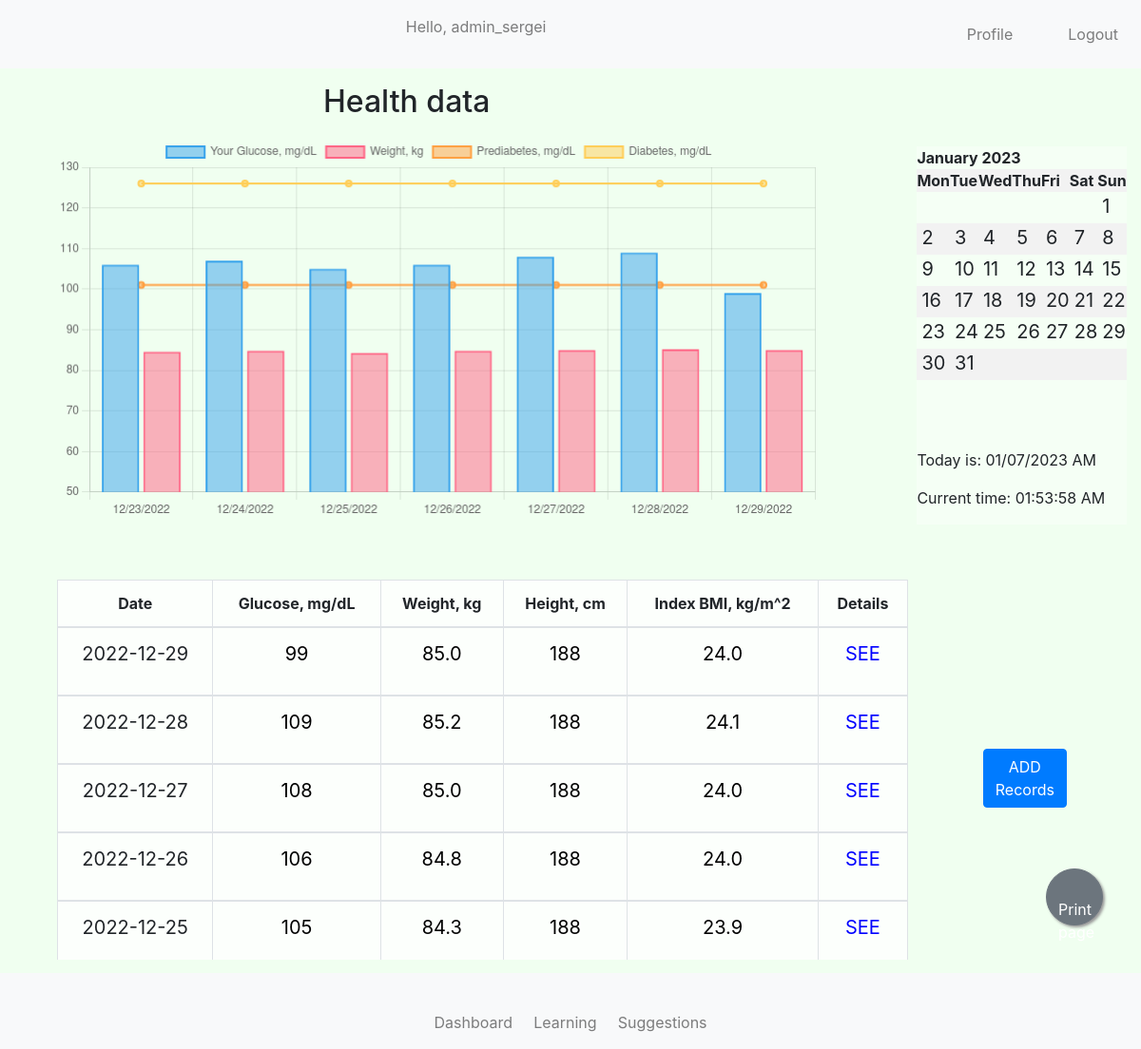
The app's page / (signed in) with its own data.
### dashboard/models.py (models this page shows, shortened)
class HealthData(models.Model):
    user = models.ForeignKey(User, on_delete=models.CASCADE)
    weight = models.FloatField()
    gl_level = models.IntegerField()
    height = models.IntegerField(default=180)
    day = models.DateField(default=now,editable=True)
    def bmi_calculate(self):
        return round(self.weight/((self.height/100)**2), 1)
    bmi = property(bmi_calculate)
    def __str__(self):
        return str(self.day)
    class Meta:
        verbose_name_plural = 'Health Data'

### user/views.py (the view)
# urls.py: 2. Add a URL to urlpatterns:  path('', views.home, name='home')
@login_required(login_url='user:login')
def home(request, year=datetime.now().year, month=datetime.now().strftime('%B')):
    month = month.capitalize()
    month_number = list(calendar.month_name).index(month)
    month_number = int(month_number)
    cal = HTMLCalendar().formatmonth(year, month_number)
    now = datetime.now()
    current_year = now.year
    time = now.strftime('%I:%M:%S %p')
    date = now.strftime('%m/%d/%Y %p')
    qs = HealthData.objects.filter(user=request.user)
    reverse_qs = HealthData.objects.filter(user=request.user).order_by('-day')
    x_gl = []
    x_w = []
    x_h = []
    bmi = []
    prediab = []
    diab = []
    y = []
    for data in qs:
        x_gl.append(data.gl_level)
        x_w.append(data.weight)
        x_h.append(data.height)
        bmi.append(round(data.weight/((data.height/100)**2), 1))
        prediab.append(101)
        diab.append(126)
        y.append(date_to_str(data.day))
    context = {"year": year,
                "month": month,
                "month_number": month_number,
                "cal": cal,
                "current_year": current_year,
                "time": time,
                "date": date,
                "health_data": qs,
                "table_data": reverse_qs,
                "glucose": x_gl,
                "prediab": prediab,
                "diab": diab,
                "weight": x_w,
                "height": x_h,
                "bmi": bmi,
                "day": y,
                }
    return render(request, 'base/home.html', context)

### user/utils.py (called while the page is built)
def date_to_str(date):
    date_time = date.strftime("%m/%d/%Y")
    return date_time

### templates/base/home.html (shortened to what this page needs)
{% extends 'base/base.html' %}
{% load static %}
{% block content %}
<div class="container">
    <div class="center">
        <h2>Health data</h2>
    </div>
    <div class="row">
        <div class="col-9">
            <div>
                <canvas id="Glucose"></canvas>
            </div>
            <script>
            const ctx = document.getElementById('Glucose');
            const mixedChart = new Chart(ctx, {
                type: 'bar',
                data: {
                    type: 'line',
                    labels: {{day|safe}},
                    datasets: [{
                        label: 'Your Glucose, mg/dL',
                        data: {{glucose|safe}},
                        borderWidth: 2,
                        }, {
                        label: 'Weight, kg',
                        data: {{weight|safe}},
                        borderWidth: 2,
                        },{
                        type: 'line',
                        labels: {{day|safe}},
                        label: 'Prediabetes, mg/dL',
                        data: {{prediab|safe}},
                        borderWidth: 2
                        }, {
                        type: 'line',
                        labels: {{day|safe}},
                        label: 'Diabetes, mg/dL',
                        data: {{diab|safe}},
                        borderWidth: 2
                    }]
                },
                options: {
                    scales: {
                        y: {
                        min: 50
                        }
                    }
                }
            });
            </script>
        </div>
        <div class="col-3">
            <div class="center">
                <div class="opaqueWhite">
                    {{ cal|safe }}
                    <br><br><br>
                    <p>Today is: {{ date }}</p>
                    <p>Current time: {{ time }}</p>
                </div>
            </div>
        </div>
    </div>
    <br><br>
    <div class="row">
        <div class="col-10" style="overflow-x:auto; height: 400px; overflow: auto">
            <table class="table table-hover table-bordered" style="background-color: rgba(255, 255, 255, 0.8); margin-left:auto; margin-right:auto; height: 400px">
                <thead>
                    <tr style="text-align:center">
                        <th>Date</th>
                        <th>Glucose, mg/dL</th>
                        <th>Weight, kg</th>
                        <th>Height, cm</th>
                        <th>Index BMI, kg/m^2</th>
                        <th>Details</th>
                    </tr>
                </thead>
            {% for data in table_data %}
                <tbody>
                    <tr style="text-align:center">
                        <td>
                            <p >{{ data }}</p>
                        </td>
                        <td>
                            <p style="color: black;">{{ data.gl_level }}</p>
                        </td>
                        <td>
                            <p style="color: black;">{{ data.weight }}</p>
                        </td>
                        <td>
                            <p style="color: black;">{{ data.height }}</p>
                        </td>
                        <td>
                            <p style="color: black;">{{ data.bmi}}</p>
                        </td>
                        <td>
                            <a href="{% url 'dashboard:show-health-data' data.id %}"
                            style="color: blue;"> SEE </a>
                        </td>
                    </tr>
                </tbody>
            {% endfor %}
        </table>
        </div>
        <div class="col-2">
            <br><br><br><br><br><br><br>
            <div class="center" role="toolbar" aria-label="Toolbar with button groups">
                <div class="btn-group mr-2" role="group" aria-label="Second group">
                    <a href="{%  url 'dashboard:add-health-data' %}" class="btn btn-primary">ADD Records</a>
                </div>
            </div>
        </div>
        <br>
    </div>
</div>
{% endblock %}

### templates/base/base.html (shortened to what this page needs)
<!doctype html>
{% load static %}
<html lang="en">
  <head>
    <link rel="stylesheet" href="https://cdn.jsdelivr.net/npm/bootstrap@4.5.3/dist/css/bootstrap.min.css">
    <link rel="stylesheet" type="text/css" href="{% static 'css/style.css' %}">
    <link href="{% static 'fontawesomefree/css/fontawesome.css' %}" rel="stylesheet" type="text/css">
    <link href="{% static 'fontawesomefree/css/brands.css' %}" rel="stylesheet" type="text/css">
    <link href="{% static 'fontawesomefree/css/solid.css' %}" rel="stylesheet" type="text/css">
  </head>
    <body style="
    background-position: center center;
    background-repeat: no-repeat;
    background-attachment: fixed;
    background-size: cover;
    background-color: honeydew;
    ">
       <nav class="navbar navbar-expand-lg navbar-light bg-light fixed-top">
            <div class="collapse navbar-collapse" id="navbarCollapse">
                 <div class="navbar-nav ml-auto" >
                    {% if user.is_authenticated %}
                         <p id="hello-msg" class="nav-item nav-link">Hello, {{ request.user }} &nbsp;&nbsp;&nbsp;</p>
                    {% endif %}
                 </div>
                 <div class="navbar-nav ml-auto">
                    {% if user.is_authenticated %}
                        <a href="{% url 'user:users-profile' %}" class="nav-item nav-link"><i class="far fa-address-card"></i>&nbsp;&nbsp;Profile &emsp;</a>
                        <a href="{% url 'user:logout' %}" class="nav-item nav-link"> <i class="fas fa-sign-out-alt"></i>&nbsp;&nbsp;Logout</a>
                    {% else %}
                         <a href="{% url 'user:login' %}" class="nav-item nav-link"><i class="fas fa-sign-in-alt"></i>&nbsp;&nbsp;Sign in</a>
                    {% endif %}
                </div>
            </div>
        </nav>
        <br><br>
    <div class="container">
        {% block content %}
        {% endblock %}
    </div>
    <br/>
      <nav class="navbar navbar-expand-lg navbar-light bg-light fixed-bottom py-6 ">
          <div class="container-fluid">
              <ul class="navbar-nav mx-auto text-center nav-justified">
                  {% if user.is_authenticated %}
                  <li class="nav-item">
                      <a class="nav-link" href="{% url 'user:users-home' %}"><i class="fas fa-home"></i>Dashboard</a>
                  </li>
                  <li class="nav-item">
                      <a class="nav-link" href="{% url 'learning:list-cards' %}">
                          <i class="fa-solid fa-graduation-cap"></i><br>Learning</a>
                  </li>
                  <li class="nav-item" >
                    <a class="nav-link" href="{% url 'suggestions:get-health-answers' %}">
                      <i class="fa-solid fa-comment-medical"></i><br>Suggestions</a>
                  </li>
                  <a  class="btn btn-secondary" style="position:fixed;
                  width:60px;
                  height:60px;
                  bottom:130px;
                  right:40px;
                  border-radius:50px;
                  text-align:center;
                  box-shadow: 2px 2px 3px #999;"
                  onclick="window.print()" target="_blank"><i class="fa-solid fa-print"></i>Print page</a>
                  {% endif %}
              </ul>
          </div>
      </nav>
  </body>
</html>

### static/css/style.css (style rules this page uses)
.opaqueWhite { background-color: rgba(255, 255, 255, 0.3); display: inline-block }
table { width: 100%; }
tr { width: 70px; }
body { padding-top: 30px; padding-bottom: 70px; }
nav { position:fixed; max-height: 100px; }
.center { margin: auto; width: 50%; padding: 10px; }

### templates/base/home.html (style rules this page uses)
tr:nth-child(even) { background-color: #f2f2f2 }
td { padding-left: 5px; padding-bottom:3px; font-size:20px; }

### records on screen
HealthData: day "2022-12-29", gl_level "99", weight "85.0", height "188", bmi "24.0"
HealthData: day "2022-12-28", gl_level "109", weight "85.2", height "188", bmi "24.1"
HealthData: day "2022-12-27", gl_level "108", weight "85.0", height "188", bmi "24.0"
HealthData: day "2022-12-26", gl_level "106", weight "84.8", height "188", bmi "24.0"
HealthData: day "2022-12-25", gl_level "105", weight "84.3", height "188", bmi "23.9"

### other values on screen
{{ request.user }} "admin_sergei"
{{ cal|safe }} "January 2023 Mon Tue Wed Thu Fri Sat Sun 1 2 3 4 5 6 7 8 9 10 11 12 13 14 15 16 17 18 19 20 21 22 23 24 25 26 27 28 29 30 31"
{{ time }} "01:53:58 AM"
chart data {{ day|safe }} ['12/23/2022', '12/24/2022', '12/25/2022', '12/26/2022', '12/27/2022', '12/28/2022', '12/29/2022']
chart data {{ glucose|safe }} [106, 107, 105, 106, 108, 109, 99]
chart data {{ weight|safe }} [84.6, 84.8, 84.3, 84.8, 85.0, 85.2, 85.0]
